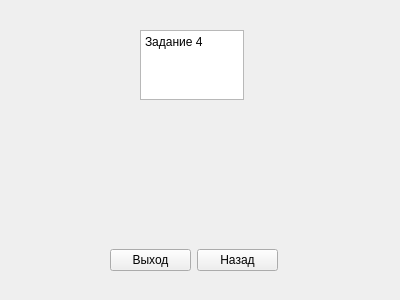
<?xml version="1.0" encoding="UTF-8"?>
<ui version="4.0">
 <class>task4</class>
 <widget class="QWidget" name="task4">
  <property name="geometry">
   <rect>
    <x>0</x>
    <y>0</y>
    <width>400</width>
    <height>300</height>
   </rect>
  </property>
  <property name="windowTitle">
   <string>Form</string>
  </property>
  <widget class="QWidget" name="horizontalLayoutWidget">
   <property name="geometry">
    <rect>
     <x>110</x>
     <y>220</y>
     <width>168</width>
     <height>80</height>
    </rect>
   </property>
   <layout class="QHBoxLayout" name="horizontalLayout">
    <item>
     <widget class="QPushButton" name="pushButton">
      <property name="text">
       <string>Выход</string>
      </property>
     </widget>
    </item>
    <item>
     <widget class="QPushButton" name="pushButton_2">
      <property name="text">
       <string>Назад</string>
      </property>
     </widget>
    </item>
   </layout>
  </widget>
  <widget class="QTextEdit" name="textEdit">
   <property name="geometry">
    <rect>
     <x>140</x>
     <y>30</y>
     <width>104</width>
     <height>70</height>
    </rect>
   </property>
   <property name="readOnly">
    <bool>true</bool>
   </property>
   <property name="html">
    <string>&lt;!DOCTYPE HTML PUBLIC &quot;-//W3C//DTD HTML 4.0//EN&quot; &quot;http://www.w3.org/TR/REC-html40/strict.dtd&quot;&gt;
&lt;html&gt;&lt;head&gt;&lt;meta name=&quot;qrichtext&quot; content=&quot;1&quot; /&gt;&lt;meta charset=&quot;utf-8&quot; /&gt;&lt;style type=&quot;text/css&quot;&gt;
p, li { white-space: pre-wrap; }
&lt;/style&gt;&lt;/head&gt;&lt;body style=&quot; font-family:'Segoe UI'; font-size:9pt; font-weight:400; font-style:normal;&quot;&gt;
&lt;p style=&quot; margin-top:0px; margin-bottom:0px; margin-left:0px; margin-right:0px; -qt-block-indent:0; text-indent:0px;&quot;&gt;Задание 4&lt;/p&gt;&lt;/body&gt;&lt;/html&gt;</string>
   </property>
  </widget>
 </widget>
 <resources/>
 <connections/>
</ui>
